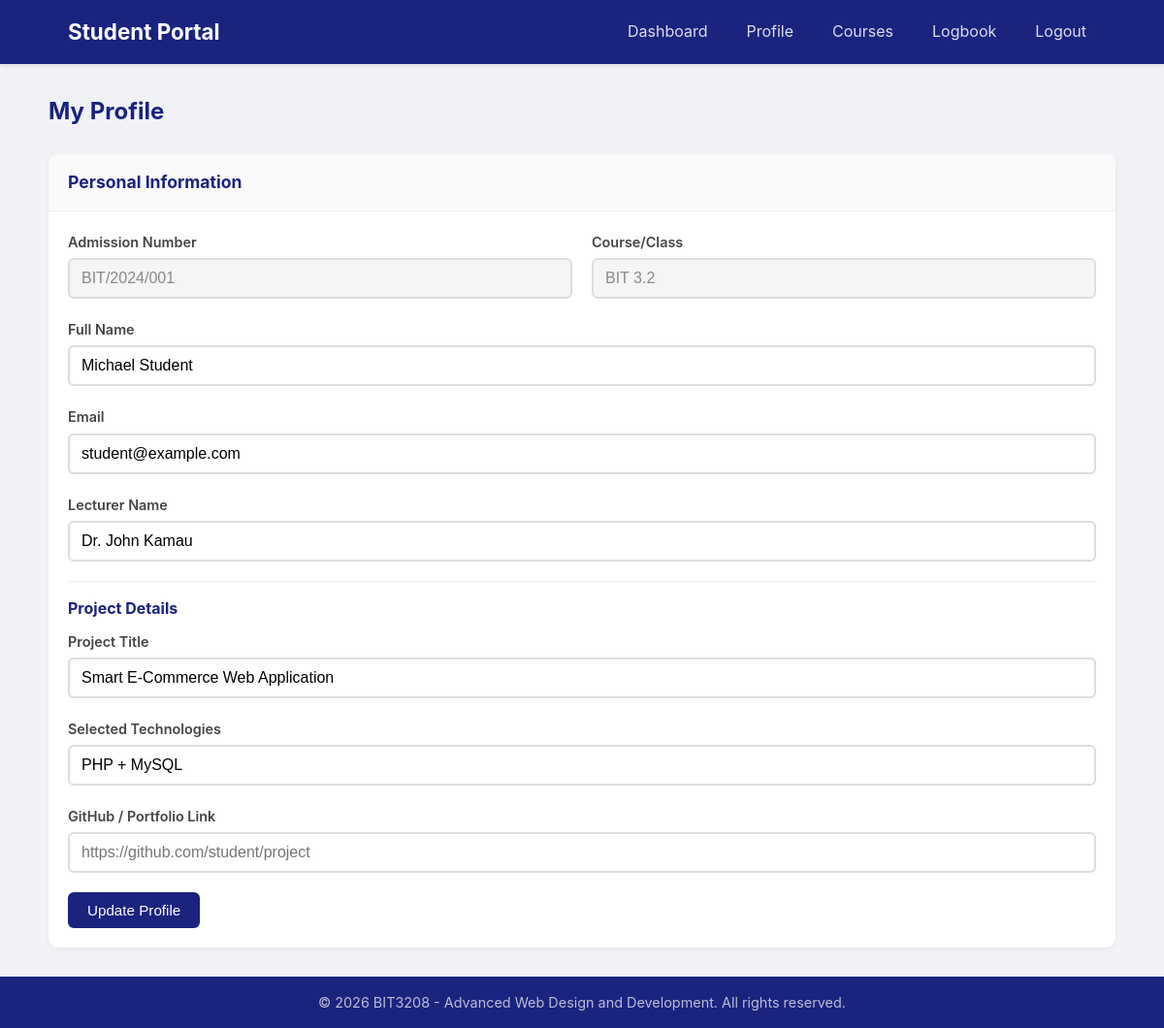
The page /profile.php (signed in) on the database its author committed.
### tables this page shows
CREATE TABLE students (
    id INT PRIMARY KEY AUTO_INCREMENT,
    name VARCHAR(100) NOT NULL,
    admission_number VARCHAR(50) UNIQUE NOT NULL,
    course_class VARCHAR(100),
    email VARCHAR(100) UNIQUE NOT NULL,
    password VARCHAR(255) NOT NULL,
    lecturer_name VARCHAR(100),
    semester VARCHAR(50),
    academic_year VARCHAR(20),
    project_title VARCHAR(255),
    technologies VARCHAR(255),
    portfolio_link VARCHAR(255),
    created_at TIMESTAMP DEFAULT CURRENT_TIMESTAMP
);

### profile.php (the view, shortened to what this page needs)
<?php
require_once 'includes/config.php';
$student_id = $_SESSION['student_id'];
$query = "SELECT * FROM students WHERE id = $student_id";
$result = mysqli_query($conn, $query);
$student = mysqli_fetch_assoc($result);
include 'includes/header.php';
?>
<div class="page-header">
    <h2>My Profile</h2>
</div>
<div class="card">
    <div class="card-header">
        <h3>Personal Information</h3>
    </div>
    <div class="card-body">
        <form method="POST" action="">
            <div class="form-row">
                <div class="form-group">
                    <label>Admission Number</label>
                    <input type="text" value="<?php echo htmlspecialchars($student['admission_number']); ?>" disabled class="input-disabled">
                </div>
                <div class="form-group">
                    <label>Course/Class</label>
                    <input type="text" value="<?php echo htmlspecialchars($student['course_class']); ?>" disabled class="input-disabled">
                </div>
            </div>
            <div class="form-group">
                <label for="name">Full Name</label>
                <input type="text" id="name" name="name" value="<?php echo htmlspecialchars($student['name']); ?>" required>
            </div>
            <div class="form-group">
                <label for="email">Email</label>
                <input type="email" id="email" name="email" value="<?php echo htmlspecialchars($student['email']); ?>" required>
            </div>
            <div class="form-group">
                <label for="lecturer_name">Lecturer Name</label>
                <input type="text" id="lecturer_name" name="lecturer_name" value="<?php echo htmlspecialchars($student['lecturer_name'] ?: ''); ?>">
            </div>
            <hr>
            <h4>Project Details</h4>
            <div class="form-group">
                <label for="project_title">Project Title</label>
                <input type="text" id="project_title" name="project_title" value="<?php echo htmlspecialchars($student['project_title'] ?: ''); ?>" placeholder="e.g. Smart E-Commerce Web Application">
            </div>
            <div class="form-group">
                <label for="technologies">Selected Technologies</label>
                <input type="text" id="technologies" name="technologies" value="<?php echo htmlspecialchars($student['technologies'] ?: ''); ?>" placeholder="e.g. PHP + MySQL">
            </div>
            <div class="form-group">
                <label for="portfolio_link">GitHub / Portfolio Link</label>
                <input type="url" id="portfolio_link" name="portfolio_link" value="<?php echo htmlspecialchars($student['portfolio_link'] ?: ''); ?>" placeholder="https://github.com/student/project">
            </div>
            <button type="submit" class="btn btn-primary">Update Profile</button>
        </form>
    </div>
</div>
<?php include 'includes/footer.php'; ?>

### css/style.css (style rules this page uses)
* { margin: 0; padding: 0; box-sizing: border-box; }
body { font-family: -apple-system, BlinkMacSystemFont, 'Segoe UI', Roboto, sans-serif; background: #f0f2f5; color: #333; line-height: 1.6; }
.form-group { margin-bottom: 20px; }
.form-group label { display: block; margin-bottom: 5px; font-weight: 600; color: #444; font-size: 0.9em; }
.form-group input, .form-group textarea, .form-group select { width: 100%; padding: 10px 12px; border: 2px solid #ddd; border-radius: 6px; font-size: 1em; transition: border-color 0.2s; }
.form-group input.input-disabled { background: #f5f5f5; color: #888; }
.form-row { display: flex; gap: 20px; }
.form-row .form-group { flex: 1; }
.btn { padding: 10px 20px; border: none; border-radius: 6px; font-size: 0.95em; cursor: pointer; text-decoration: none; display: inline-block; transition: background 0.2s; }
.btn-primary { background: #1a237e; color: white; }
.card { background: white; border-radius: 10px; box-shadow: 0 2px 4px rgba(0,0,0,0.05); overflow: hidden; }
.card-header { padding: 15px 20px; border-bottom: 1px solid #eee; background: #fafafa; }
.card-header h3 { font-size: 1.1em; color: #1a237e; }
.card-body { padding: 20px; }
.card-body h4 { margin: 15px 0 10px; color: #1a237e; }
.card-body hr { border: none; border-top: 1px solid #eee; margin: 15px 0; }
.page-header { display: flex; justify-content: space-between; align-items: center; margin-bottom: 25px; }
.page-header h2 { color: #1a237e; }

### rows shown on the page
students: admission_number "BIT/2024/001", course_class "BIT 3.2", name "Michael Student", email "student@example.com", lecturer_name "Dr. John Kamau", project_title "Smart E-Commerce Web Application", technologies "PHP + MySQL"
